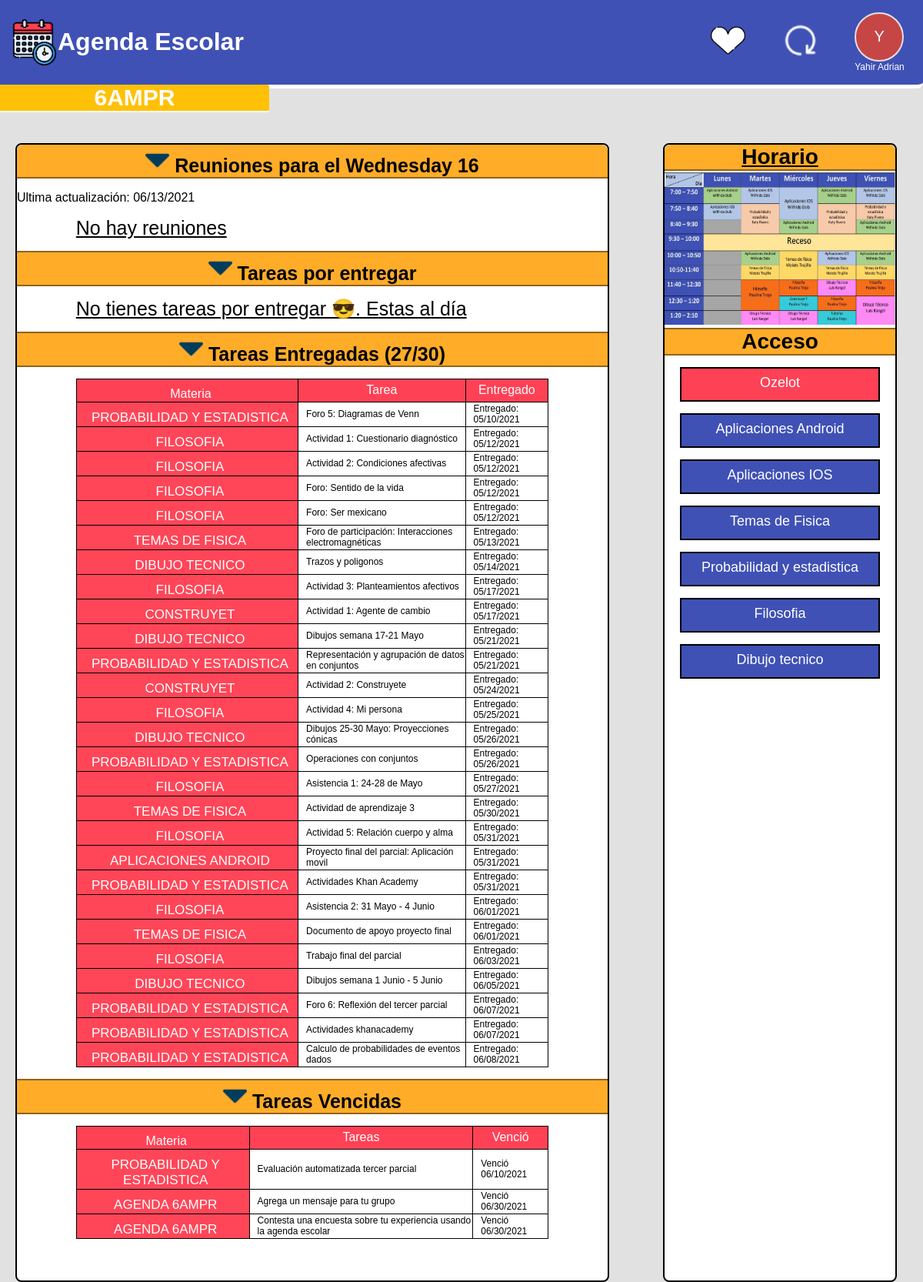
The app's page /prueba/inicio.php (signed in) with its own data.
### tables this page shows
CREATE TABLE `usuarios` (
  `id` int(11) NOT NULL,
  `nombres` varchar(100) NOT NULL,
  `apellidos` varchar(100) NOT NULL,
  `pass` varchar(100) NOT NULL,
  `foto` varchar(100) NOT NULL,
  `datos` text NOT NULL
);

CREATE TABLE `tareacompletada_usuario` (
  `id` int(11) NOT NULL,
  `id_tarea` int(11) NOT NULL,
  `id_usuario` int(11) NOT NULL,
  `fecha` date NOT NULL,
  `hora` time NOT NULL
);

CREATE TABLE `tareas` (
  `id` int(11) NOT NULL,
  `materia` varchar(100) NOT NULL,
  `nombre` text NOT NULL,
  `url` varchar(300) NOT NULL,
  `fecha_limite` date NOT NULL,
  `hora_limite` time NOT NULL
);

### prueba/inicio.php (the view, shortened to what this page needs)
<?php session_start();
        require('php/abrir_conexion.php');
        $usuario_id = $_SESSION["usuario"];
        $consulta = "SELECT * FROM usuarios WHERE id = '$usuario_id';";
        $resultado = mysqli_query($conexion, $consulta);
        if($resultado){
            $fila = mysqli_fetch_row($resultado);
            $id = $fila[0];
            $nombres = $fila[1];
            $foto = $fila[4];
        }
?>
<!DOCTYPE html>
<html>
    <head>
        <link rel="stylesheet" href="css/inicio.css">
        <link rel="stylesheet" href="css/responsive/inicio.css">
    </head>
    <body>
    <header>
            <div class="logo">
                <img src="src/calendario.png" alt="icono"/>
                <h1>Agenda Escolar</h1>
            </div>
            <div class="menu-final">
                <div classs="caja-icono">
                    <a href="mensaje_despedida.html">
                        <img src="src/favorito.png" alt="corazon" style="width: 45px; height: 45px;"/>
                    </a>
                </div>
                 <div class="caja-icono">
                    <img src="src/icons/update.png" alt="actualizar" id="updateButton"/>
                </div>
                <div class="caja-icono" id="icono-usuario">
                    <?php echo "<a href='perfil.php' id='foto' style='background: $foto'>"?>
                        <span id="nombre"></span>
                    </a>
                    <span id="nombre-usuario"><?php echo $nombres; ?></span>
                </div>
            </div>
        </header>
        <div class="grupo">
            <h2>6AMPR</h2>
        </div>
        <section>
            <div class="tareas">
                <div class="reuniones">
                    <h3 id="primero"><span class="display"></span> Reuniones <span id="para"></span></h3>
                    <p id="actualizacion">Ultima actualización:
                        <?php
                            require('php/abrir_conexion.php');
                            $consulta = "SELECT datos FROM data WHERE nombre = 'actualizacion de reuniones'";
                            $resultado = $conexion->query($consulta);
                            $fila = $resultado->fetch_Object();
                            echo "<span>" . $fila->datos . "</span>";
                        ?>
                    </p>
                    <table id="tabla_reuniones">
                        <tbody>
                        </tbody>
                    </table>
                </div>
                <div id="por-entregar">
                    <h3><span class="display"></span> Tareas por entregar
                            <?php
                            require("php/abrir_conexion.php");
                            $tareasTotales =  $conexion->query("SELECT COUNT(*) FROM tareas;")->fetch_array();
                            $tareasEntregadas = $conexion->query("SELECT COUNT(*) FROM tareacompletada_usuario WHERE id_usuario = '$id'")->fetch_array();
                            $tareasVencidas = $conexion->query("SELECT COUNT(*) FROM tareas WHERE fecha_limite < NOW()")->fetch_array();
                            ?>
                    </h3>
                    <table id="tabla_tareas">
                        <tbody>
                        </tbody>
                    </table>
                </div>
                <div id="entregadas">
                <h3><span class="display"></span> Tareas Entregadas
                    <span class="numero" id="n_entregadas">
                        <?php echo "(" . $tareasEntregadas[0] ."/" .$tareasTotales[0] .  ")";?>
                    </span>
                </h3>
                    <table id=tabla_entregadas>
                        <thead>
                            <td>Materia</td>
                            <td>Tarea</td>
                            <td>Entregado</td>
                        </thead>
                        <tbody>
                            <?php
                                require('php/abrir_conexion.php');
                                $consulta = "SELECT * FROM tareacompletada_usuario WHERE id_usuario = $usuario_id;";
                                $tareas_completadas = array();
                                $resultado_materia = $conexion->query($consulta);
                                $numFilas = $resultado_materia->num_rows;
                                for($i = 0; $i<$numFilas; $i++){
                                    $fila = $resultado_materia->fetch_array();
                                    $tareas_completadas[$i] = array($fila[1], $fila[3], $fila[4]);
                                }
                                function imprimirFilaIdTarea($tarea){
                                    require('php/abrir_conexion.php');
                                    $consulta = "SELECT * FROM tareas WHERE id = " . $tarea[0];
                                    $resultado_materia = $conexion->query($consulta);
                                    $fila = $resultado_materia->fetch_array();
                                    echo "<tr>";
                                    echo "<td data-titulo='Materia:' class='no-color'>" . $fila[1] . "</td>";
                                    echo "<td data-id='" . $tarea[0] . "'>" . $fila[2] . "</td>";
                                    echo "<td class='fecha_entregada'>" . $tarea[1] . " " . $tarea[2]  .  "</td>";
                                    echo "</tr>";
                                }
                                for($i = 0; $i<sizeof($tareas_completadas); $i++){
                                    imprimirFilaIdTarea($tareas_completadas[$i]);
                                }
                            ?>
                        </tbody>
                    </table>
                </div>
                <div id="vencidas">
                <h3>
                     <span class="display"></span>
                     Tareas Vencidas
                </h3>
                    <table id="tabla_vencidas">
                        <thead>
                            <td>Materia</td>
                            <td>Tareas</td>
                            <td>Venció</td>
                        </thead>
                        <tbody>
                        </tbody>
                    </table>
                </div>
            </div>
            <aside>
                <div id="caja-horario">
                    <h3><a href="src/Horario.pdf" style="color: black;">Horario</a></h3>
                    <img src="src/Horario.jpg" alt="horario"/>
                </div>
                <div id="acceso">
                    <h3>Acceso</h3>
                    <a href="https://cbtis28-2021.ozelot.tech/my/" target="_blank" id="ozelot" rel='noopener noreferrer'>Ozelot</a>
                    <a href="https://us04web.zoom.us/j/75550512555?pwd=YllrNnV0VmRNTWFxWWhFd2huQkxsdz09" target="_blank" rel='noopener noreferrer'>Aplicaciones Android</a>
                    <a href="https://us04web.zoom.us/j/71791193674?pwd=UFBidVRUUXB5a040V1JiUVdXNWx6Zz09" target="_blank" rel='noopener noreferrer'>Aplicaciones IOS</a>
                    <a href="https://cbtis28-2021.ozelot.tech/mod/url/view.php?id=7953" target="_blank" rel='noopener noreferrer'>Temas de Fisica</a>
                    <a href="https://cbtis28-2021.ozelot.tech/course/view.php?id=720" target="_blank" rel='noopener noreferrer'>Probabilidad y estadistica</a>
                    <a href="https://us04web.zoom.us/j/8449035918?pwd=M3BPb0pmTGZBYVIzVTVJcEgxenN0Zz09" target="_blank" rel='noopener noreferrer'>Filosofia</a>
                    <a href="https://meet.google.com/fjk-ccwa-ujs" target="_blank" rel='noopener noreferrer'>Dibujo tecnico</a>
                </div>
            </aside>
        </section>
    </body>
</html>

### prueba/css/inicio.css (style rules this page uses)
html, body { margin: 0; padding: 0; height: 100%; font-family: 'Nunito', sans-serif; background: #e1e1e1; }
header { margin-bottom: 0; }
.logo { display: flex; align-items: center; }
header h1 { align-self: center; }
.menu-final { display: flex; flex-direction: row; justify-content: space-around; align-items: center; width: 25vw; min-width: 200px; max-width: 350px; }
.caja-icono img { width: 45px; height: 45px; cursor: pointer; }
#nombre-usuario { display: block; font-size: 12px; font-weight: 500; max-width: 80px; color: #fff; }
.grupo { display: inline-block; background-color: #FFC107; color: #fff; font-size: 20px; font-weight: 600; width: 30vw; min-width: 200px; max-width: 350px; height: auto; border-bottom: 2.5px solid #fff; border-bottom-right-radius: 3px; border-top-right-radius: 3px; padding: 0; margin: 0; transform: translateY(-5px); z-index: 1; }
.grupo h2 { margin: 0; width: 100%; text-align: center; }
section { height: auto; width: auto; margin-botton: 25px; display:grid; grid-template-columns: 2fr 1fr; grid-template-rows: auto; }
.tareas { width: 64vw; display: inline-block; height: 100%; margin: 0 20px; border: 2px solid #000; border-radius: 8px; background-color: #fff; }
.tareas h3 { margin: 0; font-size: 25px; background-color:#ffac29; color: #000; padding-top: 5px; text-align: center; width: 100%; border-bottom: 2px solid #91631b; border-top: 2px solid #91631b; }
#primero { border-top-left-radius: 8px; border-top-right-radius: 8px; border-top: none; }
aside { width: 25vw; height: 100%; margin-left: 50px; display: inline-block; background-color: #fff; border: 2px solid #000; border-radius: 8px; }
aside, .tareas { margin-top: 35px; }
#caja-horario { width: 100%; height: auto; }
#caja-horario img { width: 100%; height: 200px; }
#caja-horario h3 { border-top-right-radius: 8px; border-top-left-radius: 8px; border-top: none; }
#acceso { width: 100%; height: fit-content; }
aside h3 { margin: 0; font-size: 28px; border-bottom: 2px solid #91631B; border-top: 2px solid #91631B; color: #000; text-align: center; background-color: #FFAC29; }
#acceso a { display: block; width: 80%; height: 25px; border: 2px solid #000; color: #fff; font-size: 18px; background-color: #3F51B5; text-align: center; text-decoration: none; padding: 8px; margin: 15px auto; }
#ozelot { background-color: #FF4155 !important; }
.display { width: 31px; height: 31px; display: inline-block; cursor: pointer; }
#foto { width: 40px; height: 40px; display: flex; flex-direction: column; justify-content: center; color: #fff; text-decoration: none; text-align: center; font-size: 20px; border: 2.5px solid #e1e1e1; border-radius: 50%; padding: 10px; }
span#nombre { color: currentColor; }
td.no-color { width: 47%; }

### prueba/css/cabecera.css (style rules this page uses)
header { width: 100%; height: auto; margin-bottom: 20px; display: flex; flex-direction: row; justify-content: space-between; background-color: #3F51B5; border-bottom: 5px solid #fff; border-bottom-right-radius: 8px; }
.logo { width: auto; padding: 15px; }
.logo img, .menu-final img { width: 60px; height: 60px; }
.logo h1 { display: inline; color: #fff; }

### prueba/css/tablas.css (style rules this page uses)
table { margin: 15px auto; padding: 10px; width: 80%; height: auto; border-collapse: collapse; }
table thead { background-color: #ff4155; text-align: center; color: #fff; }
table td, th { border: 1px solid #000; }
table td:first-child { text-align: center; }
table td:nth-child(n+2) { padding: 0; }
materia, td, th { padding-left: 10px; padding-top: 10px; }
td.no-color { background-color: #fff; width: 65%; }
table td[data-titulo = "Materia:"] { background-color: #ff4658; font-size: 17px; text-transform: uppercase; color: #fff; font-weight: 500; }
#tabla_entregadas tbody td, #tabla_vencidas tbody td { padding-left: 10px; font-size: 12px; }
#tabla_entregadas tbody td:first-child, #tabla_vencidas tbody td:first-child { padding-left: 8px; font-size: 17px; background-color: #ff4658; }

### records on screen
usuarios: nombres "Yahir Adrian"
tareacompletada_usuario: id_tarea.materia "PROBABILIDAD Y ESTADISTICA", id_tarea.nombre "Foro 5: Diagramas de Venn"
tareacompletada_usuario: id_tarea.materia "FILOSOFIA", id_tarea.nombre "Actividad 1: Cuestionario diagnóstico"
tareacompletada_usuario: id_tarea.materia "FILOSOFIA", id_tarea.nombre "Actividad 2: Condiciones afectivas"
tareacompletada_usuario: id_tarea.materia "FILOSOFIA", id_tarea.nombre "Foro: Sentido de la vida"
tareacompletada_usuario: id_tarea.materia "FILOSOFIA", id_tarea.nombre "Foro: Ser mexicano"
tareacompletada_usuario: id_tarea.materia "TEMAS DE FISICA", id_tarea.nombre "Foro de participación: Interacciones electromagnéticas"
tareacompletada_usuario: id_tarea.materia "DIBUJO TECNICO", id_tarea.nombre "Trazos y poligonos"
tareacompletada_usuario: id_tarea.materia "FILOSOFIA", id_tarea.nombre "Actividad 3: Planteamientos afectivos"
tareacompletada_usuario: id_tarea.materia "CONSTRUYET", id_tarea.nombre "Actividad 1: Agente de cambio"
tareacompletada_usuario: id_tarea.materia "DIBUJO TECNICO", id_tarea.nombre "Dibujos semana 17-21 Mayo"
tareacompletada_usuario: id_tarea.materia "PROBABILIDAD Y ESTADISTICA", id_tarea.nombre "Representación y agrupación de datos en conjuntos"
tareacompletada_usuario: id_tarea.materia "CONSTRUYET", id_tarea.nombre "Actividad 2: Construyete"
tareacompletada_usuario: id_tarea.materia "FILOSOFIA", id_tarea.nombre "Actividad 4: Mi persona"
tareacompletada_usuario: id_tarea.materia "DIBUJO TECNICO", id_tarea.nombre "Dibujos 25-30 Mayo: Proyecciones cónicas"
tareacompletada_usuario: id_tarea.materia "PROBABILIDAD Y ESTADISTICA", id_tarea.nombre "Operaciones con conjuntos"
tareacompletada_usuario: id_tarea.materia "FILOSOFIA", id_tarea.nombre "Asistencia 1: 24-28 de Mayo"
tareacompletada_usuario: id_tarea.materia "TEMAS DE FISICA", id_tarea.nombre "Actividad de aprendizaje 3"
tareacompletada_usuario: id_tarea.materia "FILOSOFIA", id_tarea.nombre "Actividad 5: Relación cuerpo y alma"
tareacompletada_usuario: id_tarea.materia "APLICACIONES ANDROID", id_tarea.nombre "Proyecto final del parcial: Aplicación movil"
tareacompletada_usuario: id_tarea.materia "PROBABILIDAD Y ESTADISTICA", id_tarea.nombre "Actividades Khan Academy"
tareacompletada_usuario: id_tarea.materia "FILOSOFIA", id_tarea.nombre "Asistencia 2: 31 Mayo - 4 Junio"
tareacompletada_usuario: id_tarea.materia "TEMAS DE FISICA", id_tarea.nombre "Documento de apoyo proyecto final"
tareacompletada_usuario: id_tarea.materia "FILOSOFIA", id_tarea.nombre "Trabajo final del parcial"
tareacompletada_usuario: id_tarea.materia "DIBUJO TECNICO", id_tarea.nombre "Dibujos semana 1 Junio - 5 Junio"
tareacompletada_usuario: id_tarea.materia "PROBABILIDAD Y ESTADISTICA", id_tarea.nombre "Foro 6: Reflexión del tercer parcial"
tareacompletada_usuario: id_tarea.materia "PROBABILIDAD Y ESTADISTICA", id_tarea.nombre "Actividades khanacademy"
tareacompletada_usuario: id_tarea.materia "PROBABILIDAD Y ESTADISTICA", id_tarea.nombre "Calculo de probabilidades de eventos dados"

### other values on screen
$tareasEntregadas[0] "27"
$tareasTotales[0] "30"
